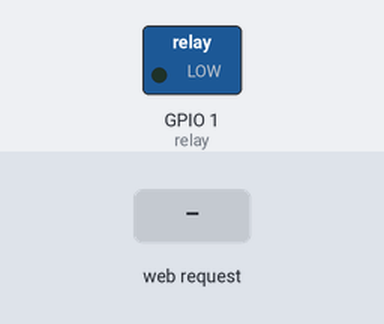
A program run on a simulated ESP8266 (Wemos D1 mini). Parts: switched loads named in the program (green lamp = pin HIGH). Inputs (shaded band) come from the test bench. WiFi joins after 1.5 s; servers stay silent unless stated; what the program prints to the serial monitor is not drawn.

Above: at 2.7 s.
2.8 s: HTTP request GET /relayon received
At 3.1 s:
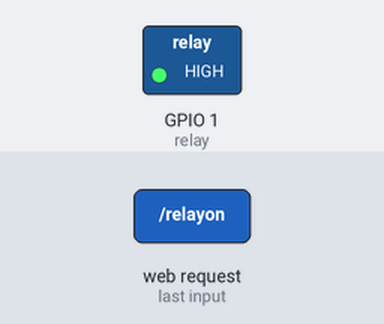
4.3 s: HTTP request GET /relayoff received
At 5.5 s:
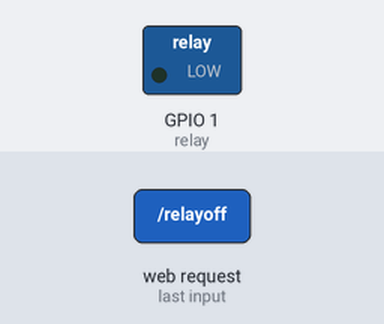
Timing chart, 0 to 7.3 s (numbered marks = the images above; inputs shaded):
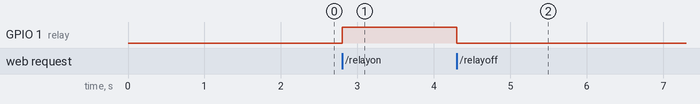

Measured:
- after the input at 2.8 s, GPIO 1 (relay): LOW → HIGH at once
- after the input at 4.3 s, GPIO 1 (relay): HIGH → LOW at once

The program:

main.cpp
```cpp
#include <Arduino.h>
#include <ESP8266WiFi.h>
#include <ESP8266WebServer.h>

int relay = 1;

ESP8266WebServer server(80);


void handleRootPath() {
  server.send(200, "text/plain", "Dead simple http server");
}

void handleOnPath() {
  digitalWrite(relay, HIGH);
  server.send(200, "text/plain", "on");
}

void handleOffPath() {
  digitalWrite(relay, LOW);
  server.send(200, "text/plain", "off");
}

void setup() {

  Serial.begin(115200);
  pinMode(relay, OUTPUT);
  digitalWrite(relay, LOW);
  WiFi.begin("Bbox-A259B8D5", "rantanplan");  //Connect to the WiFi network

  while (WiFi.status() != WL_CONNECTED) {  //Wait for connection

    delay(500);
    Serial.println("Waiting to connect…");

  }

  Serial.print("IP address: ");
  Serial.println(WiFi.localIP());  //Print the local IP

  server.on("/other", []() {   //Define the handling function for the path

    server.send(200, "text / plain", "Other URL");

  });

  server.on("/", handleRootPath);    //Associate the handler function to the path
  server.on("/relayon", handleOnPath);    //Associate the handler function to the path
  server.on("/relayoff", handleOffPath);    //Associate the handler function to the path
  server.begin();                    //Start the server
  Serial.println("Server listening");

}

void loop() {
  server.handleClient();         //Handling of incoming requests
}
```
